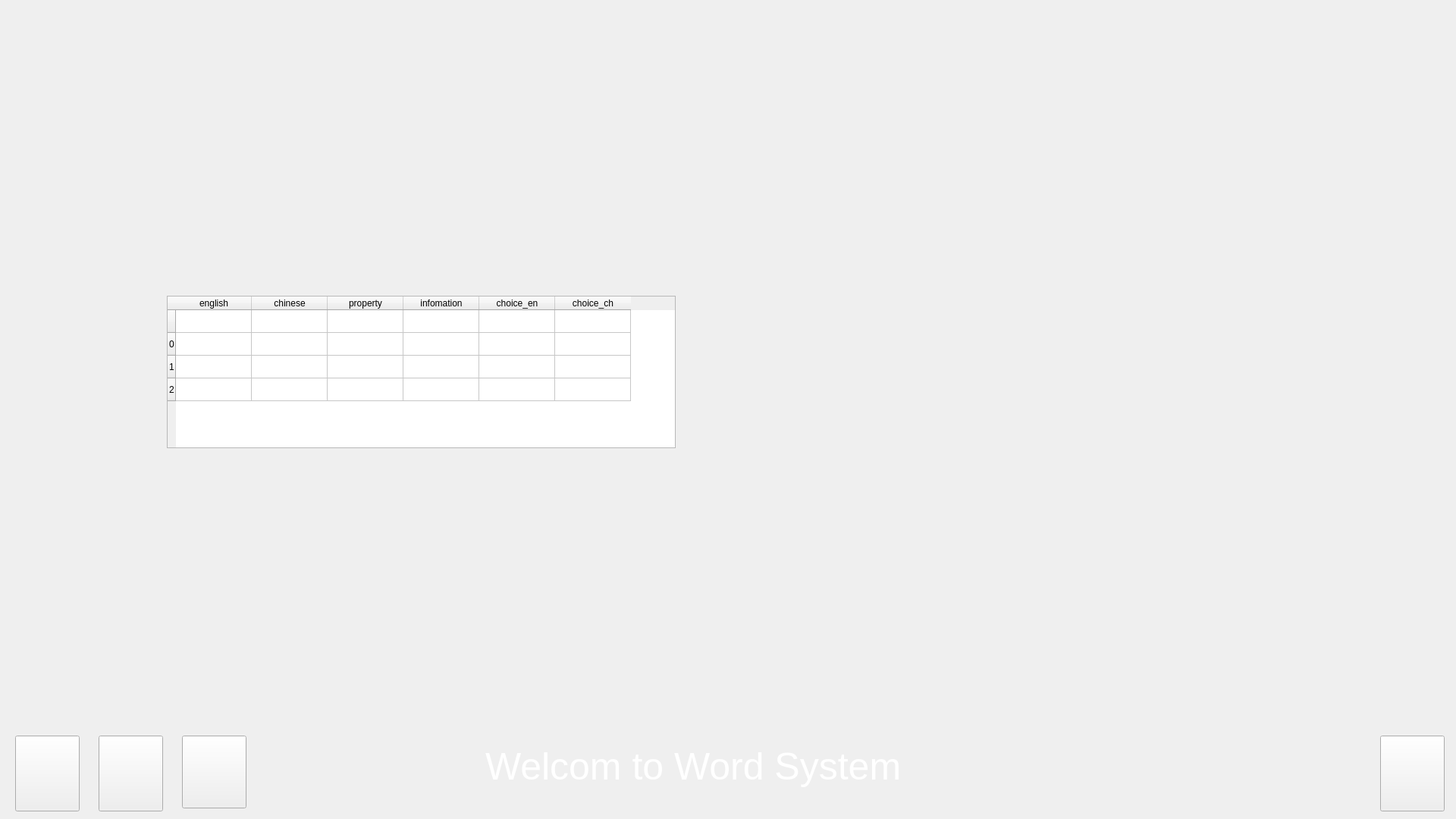
<?xml version="1.0" encoding="UTF-8"?>
<ui version="4.0">
 <class>MainWindow</class>
 <widget class="QMainWindow" name="MainWindow">
  <property name="geometry">
   <rect>
    <x>0</x>
    <y>0</y>
    <width>1920</width>
    <height>1080</height>
   </rect>
  </property>
  <property name="windowTitle">
   <string>MainWindow</string>
  </property>
  <property name="styleSheet">
   <string notr="true">background-image: url(:/pictures/resource/pictures/back.jpg);</string>
  </property>
  <widget class="QWidget" name="centralwidget">
   <widget class="QPushButton" name="exitbtn">
    <property name="geometry">
     <rect>
      <x>1820</x>
      <y>970</y>
      <width>85</width>
      <height>100</height>
     </rect>
    </property>
    <property name="styleSheet">
     <string notr="true">background-image: url(:/icons/resource/pictures/exit.png);</string>
    </property>
    <property name="text">
     <string/>
    </property>
   </widget>
   <widget class="QPushButton" name="loginbtn">
    <property name="geometry">
     <rect>
      <x>20</x>
      <y>970</y>
      <width>85</width>
      <height>100</height>
     </rect>
    </property>
    <property name="styleSheet">
     <string notr="true">background-image: url(:/icons/resource/pictures/login.png);

</string>
    </property>
    <property name="text">
     <string/>
    </property>
   </widget>
   <widget class="QPushButton" name="markbtn">
    <property name="geometry">
     <rect>
      <x>130</x>
      <y>970</y>
      <width>85</width>
      <height>100</height>
     </rect>
    </property>
    <property name="styleSheet">
     <string notr="true">background-image: url(:/icons/resource/pictures/mark.png);</string>
    </property>
    <property name="text">
     <string/>
    </property>
   </widget>
   <widget class="QPushButton" name="marksbtn">
    <property name="geometry">
     <rect>
      <x>240</x>
      <y>970</y>
      <width>85</width>
      <height>96</height>
     </rect>
    </property>
    <property name="styleSheet">
     <string notr="true">background-image: url(:/icons/resource/pictures/marks.png);</string>
    </property>
    <property name="text">
     <string/>
    </property>
   </widget>
   <widget class="QLabel" name="welcome">
    <property name="geometry">
     <rect>
      <x>640</x>
      <y>960</y>
      <width>1000</width>
      <height>101</height>
     </rect>
    </property>
    <property name="styleSheet">
     <string notr="true">text-align:center;
font: 9pt &quot;Lobster&quot;;
color:white;
font-size:50px;
background:none;

</string>
    </property>
    <property name="text">
     <string>Welcom to Word System</string>
    </property>
   </widget>
   <widget class="QStackedWidget" name="stack">
    <property name="geometry">
     <rect>
      <x>170</x>
      <y>310</y>
      <width>811</width>
      <height>381</height>
     </rect>
    </property>
    <property name="styleSheet">
     <string notr="true">background:none;
</string>
    </property>
    <property name="currentIndex">
     <number>2</number>
    </property>
    <widget class="QWidget" name="page1">
     <widget class="QListWidget" name="decks">
      <property name="geometry">
       <rect>
        <x>90</x>
        <y>80</y>
        <width>371</width>
        <height>191</height>
       </rect>
      </property>
      <item>
       <property name="text">
        <string>dk1</string>
       </property>
      </item>
      <item>
       <property name="text">
        <string>dk2</string>
       </property>
      </item>
      <item>
       <property name="text">
        <string>dk3</string>
       </property>
      </item>
     </widget>
    </widget>
    <widget class="QWidget" name="page2">
     <widget class="QListWidget" name="wordlists">
      <property name="geometry">
       <rect>
        <x>120</x>
        <y>90</y>
        <width>256</width>
        <height>192</height>
       </rect>
      </property>
      <item>
       <property name="text">
        <string>wdls1</string>
       </property>
      </item>
      <item>
       <property name="text">
        <string>wdls2</string>
       </property>
      </item>
      <item>
       <property name="text">
        <string>wdls3</string>
       </property>
      </item>
     </widget>
    </widget>
    <widget class="QWidget" name="page3">
     <widget class="QTableWidget" name="cards">
      <property name="geometry">
       <rect>
        <x>50</x>
        <y>80</y>
        <width>671</width>
        <height>201</height>
       </rect>
      </property>
      <row>
       <property name="text">
        <string/>
       </property>
      </row>
      <row>
       <property name="text">
        <string>0</string>
       </property>
      </row>
      <row>
       <property name="text">
        <string>1</string>
       </property>
      </row>
      <row>
       <property name="text">
        <string>2</string>
       </property>
      </row>
      <column>
       <property name="text">
        <string>english</string>
       </property>
      </column>
      <column>
       <property name="text">
        <string>chinese</string>
       </property>
      </column>
      <column>
       <property name="text">
        <string>property</string>
       </property>
      </column>
      <column>
       <property name="text">
        <string>infomation</string>
       </property>
      </column>
      <column>
       <property name="text">
        <string>choice_en</string>
       </property>
      </column>
      <column>
       <property name="text">
        <string>choice_ch</string>
       </property>
      </column>
     </widget>
    </widget>
   </widget>
  </widget>
 </widget>
 <resources/>
 <connections/>
</ui>
